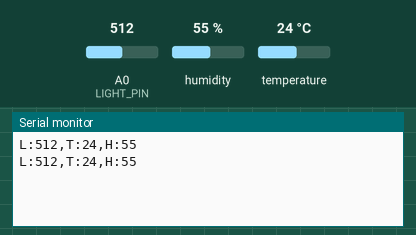
Bench run of a sketch on a simulated Arduino Uno, built with avr-gcc and run on an emulated ATmega328P. Shown: the last lines printed to the serial monitor. Inputs (shaded band) come from the test bench; at power-on: humidity 55 %, A0 (LIGHT_PIN) = 512, temperature 24 °C.

Above: at 3.2 s.
3.3 s: humidity set to 22 %
At 4.6 s:
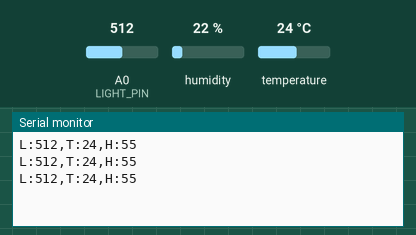
4.8 s: A0 (LIGHT_PIN) set to 716
At 6.2 s:
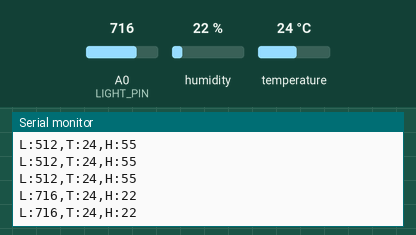
6.3 s: temperature set to 12 °C
At 7.6 s:
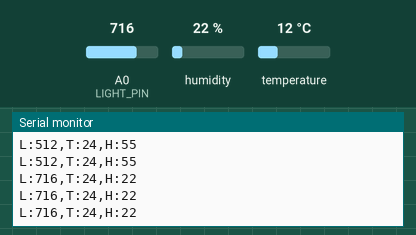
7.8 s: A0 (LIGHT_PIN) set to 900
At 9.2 s:
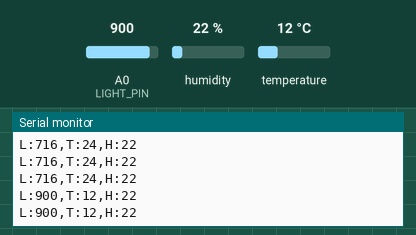
9.3 s: humidity set to 40 %
At 10.8 s:
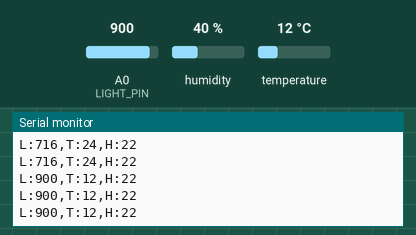
Timing chart, 0 to 11.8 s (numbered marks = the images above; inputs shaded):
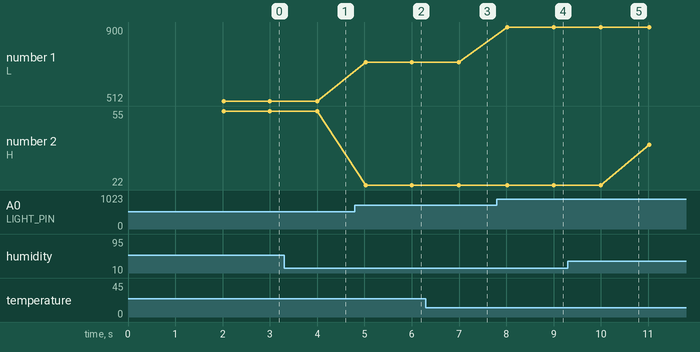

Measured:
- after the input at 4.8 s, the serial monitor: prints a new line after 0.22 s (image 2)
- after the input at 7.8 s, the serial monitor: prints a new line after 0.22 s (image 4)
- plotted number 1: 512 → 716 after the input at 4.8 s, 716 → 900 after the input at 7.8 s
- plotted number 2: 22 → 40 after the input at 9.3 s

The sketch:

UART-TX.ino
```cpp
/*
 * =====================================================
 *  UART-TX Arduino (시나리오 3 - 송신측)
 *  - DHT11: 온습도 측정
 *  - DFR0026: 조도 측정
 *  - UART: 측정값 전송 "L:{조도},T:{온도},H:{습도}"
 * =====================================================
 *
 * 핀 연결:
 *  DHT11 DATA  → D4
 *  조도센서 AO → A0
 *  TX          → D1  (RX Arduino RX에 연결)
 *
 * ※ 라이브러리: DHT sensor library (Adafruit)
 */

#include <DHT.h>

#define DHT_PIN      4
#define DHT_TYPE     DHT11
#define LIGHT_PIN    A0
#define SEND_INTERVAL_MS  1000

DHT dht(DHT_PIN, DHT_TYPE);
unsigned long lastSend = 0;

void setup() {
  Serial.begin(9600);
  dht.begin();
  delay(2000);  // 센서 안정화
}

void loop() {
  unsigned long now = millis();
  if (now - lastSend >= SEND_INTERVAL_MS) {
    lastSend = now;

    int lightVal      = analogRead(LIGHT_PIN);
    float humidity    = dht.readHumidity();
    float temperature = dht.readTemperature();

    if (isnan(humidity) || isnan(temperature)) {
      Serial.println("L:-1,T:-1,H:-1");
      return;
    }

    Serial.print("L:");
    Serial.print(lightVal);
    Serial.print(",T:");
    Serial.print((int)temperature);
    Serial.print(",H:");
    Serial.println((int)humidity);
  }
}
```
